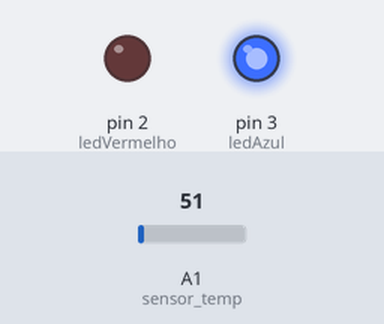
The sketch below on a simulated Arduino Uno, built with avr-gcc and run on an emulated ATmega328P. Shown: output pins drawn as LEDs (lit = HIGH). The inputs (shaded band) are chosen by the test bench; at power-on: A1 (sensor_temp) = 51.

Above: at 1.2 s.
1.3 s: A1 (sensor_temp) set to 55
At 2.5 s:
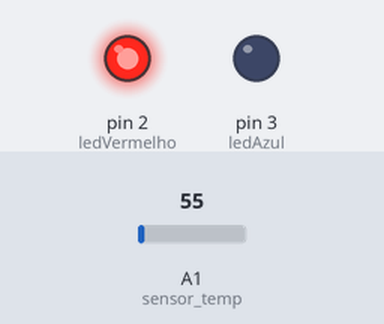
2.8 s: A1 (sensor_temp) set to 71
At 3.9 s:
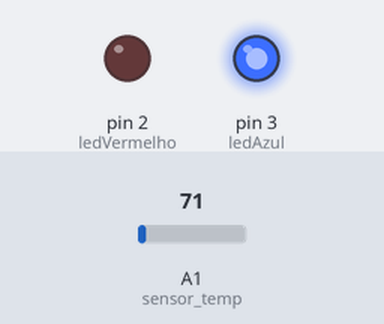
4.3 s: A1 (sensor_temp) set to 61
At 5.0 s:
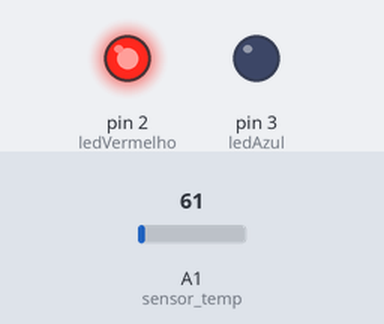
Timing chart, 0 to 7.3 s (numbered marks = the images above; inputs shaded):
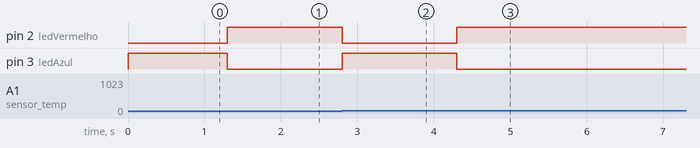

The sketch:

Lm35Leds.ino
```cpp
int ledVermelho = 2;
int ledAzul = 3;
int sensor_temp = 1;

void setup() {
  pinMode(ledVermelho,OUTPUT);
  pinMode(ledAzul,OUTPUT);
  pinMode(sensor_temp,INPUT);
  Serial.begin(9600);
}

void loop() {
  int temperatura = (analogRead(sensor_temp)*500)/1023;

  if (temperatura < 25){
    digitalWrite(ledAzul,HIGH);
    digitalWrite(ledVermelho,LOW);
  }else{
    digitalWrite(ledAzul,LOW);
    digitalWrite(ledVermelho,HIGH);
  }
}
```

Measured:
- the behaviour switches between 51 and 52 on A1 (sensor_temp) (found by bisection; images 0 and 1)
- after the input at 1.3 s, pin 2 (ledVermelho): LOW → HIGH at once; pin 3 (ledAzul): HIGH → LOW at once
- after the input at 2.8 s, pin 2 (ledVermelho): HIGH → LOW at once; pin 3 (ledAzul): LOW → HIGH at once
- after the input at 4.3 s, pin 2 (ledVermelho): LOW → HIGH at once; pin 3 (ledAzul): HIGH → LOW at once
